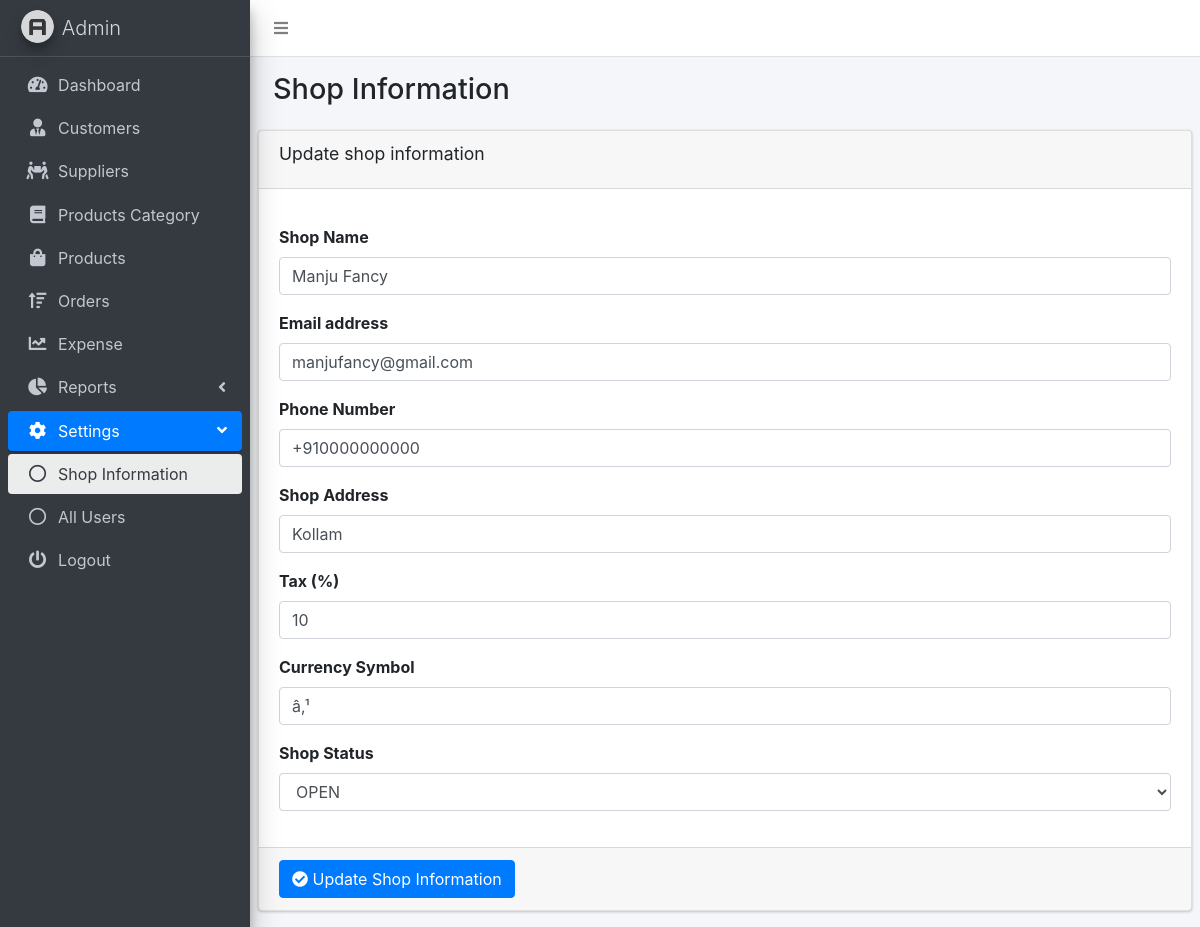
Page /edit_shop.php?id=1 (signed in) on the committed database.
### tables this page shows
CREATE TABLE `shop` (
  `shop_id` int(11) NOT NULL,
  `shop_name` varchar(255) NOT NULL,
  `shop_contact` varchar(255) NOT NULL,
  `shop_email` varchar(255) NOT NULL,
  `shop_address` varchar(255) NOT NULL,
  `tax` varchar(11) NOT NULL,
  `currency_symbol` varchar(20) NOT NULL,
  `shop_status` varchar(255) NOT NULL
);

### edit_shop.php (the view, shortened to what this page needs)
<?php
if ($_SERVER["REQUEST_METHOD"] == "GET") {
  $getid = $_GET['id'];
  include('db_connect.php');
  if (!empty($getid)) {
    $query = mysqli_query($con, "SELECT * FROM shop WHERE shop_id='$getid'");
    $row = mysqli_fetch_assoc($query);
  }
}
?>
<!DOCTYPE html>
<html lang="en">
<head>
  <link rel="stylesheet" href="dist/css/preloader.css">
  <link rel="stylesheet" href="plugins/sweetalert2/sweetalert2.min.css">
  <link rel="stylesheet" href="plugins/fontawesome-free/css/all.min.css">
  <link rel="stylesheet" href="https://code.ionicframework.com/ionicons/2.0.1/css/ionicons.min.css">
  <link rel="stylesheet" href="plugins/datatables-bs4/css/dataTables.bootstrap4.min.css">
  <link rel="stylesheet" href="plugins/datatables-responsive/css/responsive.bootstrap4.min.css">
  <link rel="stylesheet" href="dist/css/adminlte.min.css">
  <link href="plugins/bootstrap/css/bootstrap.min.css" rel="stylesheet"/>
</head>
<body class="hold-transition sidebar-mini">
<div class="wrapper">
  <nav class="main-header navbar navbar-expand navbar-white navbar-light">
    <ul class="navbar-nav">
      <li class="nav-item">
        <a class="nav-link" data-widget="pushmenu" href="#" role="button"><i class="fas fa-bars"></i></a>
      </li>
    </ul>
  </nav>
  <aside class="main-sidebar sidebar-dark-primary elevation-4">
    <a href="#" class="brand-link">
      <img src="dist/img/AdminLTELogo.png"
           alt="AdminLTE Logo"
           class="brand-image img-circle elevation-3"
           style="opacity: .8">
      <span class="brand-text font-weight-light">Admin</span>
    </a>
    <div class="sidebar">
      <nav class="mt-2">
        <ul class="nav nav-pills nav-sidebar flex-column" data-widget="treeview" role="menu" data-accordion="false">
          <li class="nav-item">
            <a href="dashboard.php" class="nav-link">
              <i class="nav-icon fas fa-tachometer-alt"></i>
              <p>
                Dashboard
              </p>
            </a>
          </li>
          <li class="nav-item">
            <a href="customers.php" class="nav-link">
              <i class="nav-icon fas fa-user-tie"></i>
              <p>
                Customers
              </p>
            </a>
          </li>
          <li class="nav-item">
            <a href="suppliers.php" class="nav-link">
              <i class="nav-icon fas fa-people-carry"></i>
              <p>
                Suppliers
              </p>
            </a>
          </li>
          <li class="nav-item">
            <a href="category.php" class="nav-link">
              <i class="nav-icon fas fa-book"></i>
              <p>
                Products Category
              </p>
            </a>
          </li>
          <li class="nav-item">
            <a href="products.php" class="nav-link">
              <i class="nav-icon fas fa-shopping-bag"></i>
              <p>
                Products
              </p>
            </a>
          </li>
          <li class="nav-item">
            <a href="orders.php" class="nav-link">
              <i class="nav-icon fas fa-sort-amount-up"></i>
              <p>
                Orders
              </p>
            </a>
          </li>
          <li class="nav-item">
            <a href="expense.php" class="nav-link">
              <i class="nav-icon fas fa-chart-line"></i>
              <p>
                Expense
              </p>
            </a>
          </li>
          <li class="nav-item">
            <a href="#" class="nav-link">
              <i class="nav-icon fas fa-chart-pie"></i>
              <p>
                Reports
                <i class="right fas fa-angle-left"></i>
              </p>
            </a>
          </li>
          <li class="nav-item has-treeview menu-open">
            <a href="products.php" class="nav-link active">
              <i class="nav-icon fas fa-cog"></i>
              <p>
                Settings
                <i class="right fas fa-angle-left"></i>
              </p>
            </a>
            <ul class="nav nav-treeview">
              <li class="nav-item">
                <a href="shop_information.php" class="nav-link active">
                  <i class="far fa-circle nav-icon"></i>
                  <p>Shop Information</p>
                </a>
              </li>
              <li class="nav-item">
                <a href="all_users.php" class="nav-link">
                  <i class="far fa-circle nav-icon"></i>
                  <p>All Users</p>
                </a>
              </li>
            </ul>
          </li>
          <li class="nav-item">
            <a href="logout.php" class="nav-link">
              <i class="nav-icon fas fa-power-off"></i>
              <p>
                Logout
              </p>
            </a>
          </li>
        </ul>
      </nav>
    </div>
  </aside>
  <div class="content-wrapper">
    <section class="content-header">
      <div class="container-fluid">
        <div class="row mb-2">
          <div class="col-sm-6">
            <h1>Shop Information</h1>
          </div>
        </div>
      </div>
    </section>
    <section class="content">
      <div class="row">
        <div class="col-12">
          <div class="card">
            <div class="card-header">
              <h3 class="card-title">Update shop information</h3>
            </div>
            <form role="form" id="quickForm" method="post" action="edit_shop.php">
              <div class="card-body">
                <div class="form-group">
                  <label for="exampleInputshopName">Shop Name</label>
                  <input type="text" name="shop_name" class="form-control" id="exampleInputshopName"
                         value="<?php echo $row['shop_name'] ?>">
                </div>
                <div class="form-group">
                  <label for="exampleInputEmail1">Email address</label>
                  <input type="email" name="shop_email" class="form-control" id="exampleInputEmail1"
                         value="<?php echo $row['shop_email'] ?>">
                </div>
                <div class="form-group">
                  <label for="exampleInputPhone">Phone Number</label>
                  <input type="tel" name="shop_contact" class="form-control" id="exampleInputPhone"
                         value="<?php echo $row['shop_contact'] ?>">
                </div>
                <div class="form-group">
                  <label for="exampleInputAddress">Shop Address</label>
                  <input type="text" name="shop_address" class="form-control" id="exampleInputAddress"
                         value="<?php echo $row['shop_address'] ?>">
                </div>
                <div class="form-group">
                  <label for="exampleInputTax">Tax (%)</label>
                  <input type="number" name="tax" class="form-control" id="exampleInputTax"
                         value="<?php echo $row['tax'] ?>">
                </div>
                <div class="form-group">
                  <label for="exampleInputCurrencySymbol">Currency Symbol</label>
                  <input type="text" name="currency_symbol" class="form-control" id="exampleInputCurrencySymbol"
                         value="<?php echo $row['currency_symbol'] ?>">
                </div>
                <div class="form-group">
                  <div class="form-group">
                    <label for="exampleShopStatus">Shop Status</label>
                    <select class="form-control" name="shop_status" id="exampleShopStatus">
                      <option value="<?php echo $row['shop_status'] ?>"><?php echo $row['shop_status'] ?></option>
                    </select>
                  </div>
                </div>
              </div>
              <div class="card-footer">
                <button type="submit" id="update_shop" class="btn btn-primary"><i class="fa fa-check-circle"></i> Update
                  Shop Information
                </button>
              </div>
            </form>
          </div>
        </div>
      </div>
    </section>
  </div>
</div>
</body>
</html>

### rows in the picture
shop: shop_name "Manju Fancy", shop_email "manjufancy@gmail.com", shop_contact "+910000000000", shop_address "Kollam", tax "10", currency_symbol "â‚¹", shop_status "OPEN"
